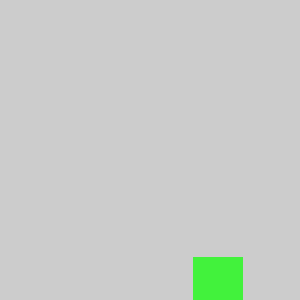
Frame 1 (no input)
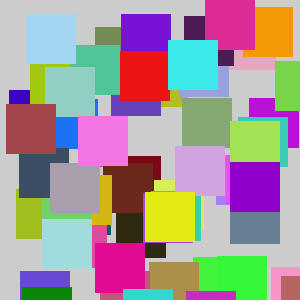
Frame 60 (the mouse pressed at the canvas centre just before this capture)
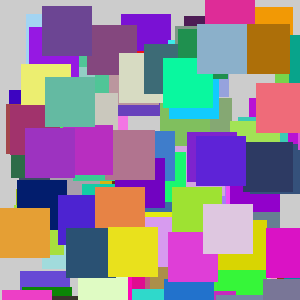
Frame 120 (the mouse held since frame 60 and released just before this capture)

The Processing sketch that drew these frames (run headless with seeded random() and noise(); from frame 60 on, the mouse is pressed at the canvas centre):

// Processing sketch: processing_94624
// ── processing_94624.pde

void setup() {
size(300,300);
noStroke();
}
void draw() {
int randomPos= int(random(300.0));
int randomFill= int(random(255.0));
int randomFill1= int(random(255.0));
int randomFill2= int(random(255.0));
int randomPos2= int(random(300.0));
fill(randomFill, randomFill1, randomFill2);
noStroke();
rect(randomPos,randomPos2,50,50);
}
